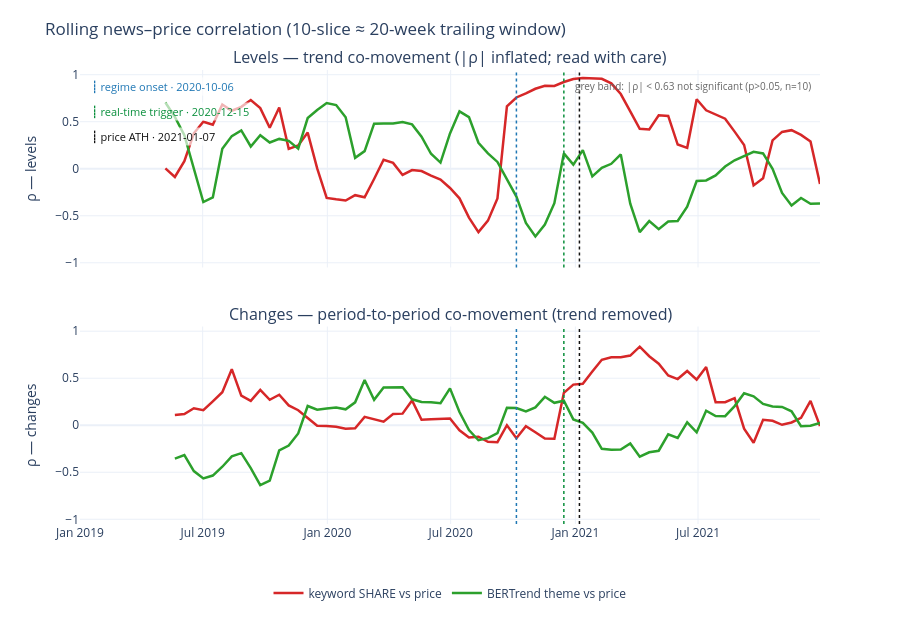

Here is the notebook cell this chart was saved with:
### Markdown cell above
## 7. How does the news–price correlation evolve over time?

The lead–lag plots show *levels*; here we ask how the **relationship** itself moves through time. We compute a **rolling (trailing-window) Pearson correlation** of each news signal against ICLN price, on two views:

- **Levels** — do the news signal and the price *trend together*?
- **Changes** (period-over-period diffs) — do they *co-move* bi-weekly?

Two signals are tracked: the §2–4 keyword **SHARE** index and the §6 unsupervised **BERTrend theme** popularity. Vertical markers show the regime onset, the real-time trigger, and the 2021-01-07 price peak, so you can read how the correlation behaves *around* those dates.

> **Read with care.** Over a short window two *trending* series correlate near ±1 almost mechanically — the magnitude is inflated and only the sign (their local co-trend direction) really moves. To keep it honest we use a longer (~5-month) window, **shade the band where |ρ| is not statistically significant** (p>0.05 for the window length), and show the **change-based** panel, where differencing removes the trend and the inflation collapses. Trust sustained, significant moves (e.g. the lock-in into the peak and the post-peak breakdown), not the noisy early whipsaw.

### Code cell
# --- Rolling correlation of each news signal vs ICLN price, through time ---
# Levels of two trending series inflate |rho| toward 1 over short windows, and the sign just
# tracks their local slope. So we (i) use a longer, more stable window, (ii) shade the band
# where |rho| is NOT significant (p>0.05), and (iii) add a change-based panel (differencing
# removes the trend artifact) as the honest cross-check.
from scipy import stats

CORR_WIN = 10                       # bi-weekly slices (~5 months) — longer = more stable
_t = stats.t.ppf(0.975, CORR_WIN - 2)
RCRIT = float(_t / np.sqrt(_t**2 + (CORR_WIN - 2)))   # 5% two-sided critical |rho| for n=CORR_WIN

cf = pd.DataFrame(index=m.index)
cf["price"] = m["PX_LAST"]
cf["share"] = m["share_smooth"]                                      # §2-4 keyword SHARE
cf["theme"] = (clean_ts["new_docs"].reindex(m.index).fillna(0.0)     # §6 BERTrend popularity
               .rolling(3, min_periods=1).mean())
cf = cf.loc[DATE_START:DATE_END]

lev = pd.DataFrame({"share": cf["share"].rolling(CORR_WIN).corr(cf["price"]),
                    "theme": cf["theme"].rolling(CORR_WIN).corr(cf["price"])})
chg = cf.diff()
mov = pd.DataFrame({"share": chg["share"].rolling(CORR_WIN).corr(chg["price"]),
                    "theme": chg["theme"].rolling(CORR_WIN).corr(chg["price"])})
pd.concat({"level": lev, "change": mov}, axis=1).to_parquet(OUTPUT_DIR / "clean_energy_rolling_corr.parquet")

RED, GREEN = "#d62728", "#2ca02c"
fig = make_subplots(rows=2, cols=1, shared_xaxes=True, vertical_spacing=0.13,
                    subplot_titles=("Levels — trend co-movement (|ρ| inflated; read with care)",
                                    "Changes — period-to-period co-movement (trend removed)"))
for r, src in [(1, lev), (2, mov)]:
    fig.add_hrect(y0=-RCRIT, y1=RCRIT, line_width=0, fillcolor="#9aa0a6", opacity=0.16, row=r, col=1)
    fig.add_hline(y=0, line=dict(color="#cccccc", width=1), row=r, col=1)
    fig.add_scatter(x=src.index, y=src["share"], name="keyword SHARE vs price",
                    line=dict(color=RED, width=2.5), row=r, col=1,
                    legendgroup="s", showlegend=(r == 1))
    fig.add_scatter(x=src.index, y=src["theme"], name="BERTrend theme vs price",
                    line=dict(color=GREEN, width=2.5), row=r, col=1,
                    legendgroup="t", showlegend=(r == 1))

# Event markers: dotted vlines on both panels + a compact, color-coded legend in the top-left
# corner (avoids the label pile-up when the trigger and the peak nearly coincide).
events = sorted([e for e in [(onset, "#1f77b4", "regime onset"),
                             (detection, "#0a8f3c", "real-time trigger"),
                             (PRICE_PEAK, "#111111", "price ATH")] if e[0] is not None],
                key=lambda e: e[0])
for dte, col, _txt in events:
    fig.add_vline(x=dte, line=dict(color=col, dash="dot", width=1.5), row="all", col=1)
for i, (dte, col, txt) in enumerate(events):
    fig.add_annotation(xref="paper", yref="paper", x=0.012, y=0.985 - 0.055 * i,
                       xanchor="left", yanchor="top", showarrow=False,
                       text=f"<b>┊</b> {txt} · {dte.date()}", font=dict(color=col, size=11),
                       bgcolor="rgba(255,255,255,0.65)")
fig.add_annotation(xref="paper", yref="paper", x=0.99, y=0.985, xanchor="right", yanchor="top",
                   showarrow=False, text=f"grey band: |ρ| < {RCRIT:.2f} not significant (p>0.05, n={CORR_WIN})",
                   font=dict(color="#666", size=10))

fig.update_yaxes(range=[-1.05, 1.05], title_text="ρ — levels", row=1, col=1)
fig.update_yaxes(range=[-1.05, 1.05], title_text="ρ — changes", row=2, col=1)
fig.update_layout(title=f"Rolling news–price correlation ({CORR_WIN}-slice ≈ {CORR_WIN * GRANULARITY_DAYS // 7}-week trailing window)",
                  template="plotly_white", height=620, margin=dict(t=70, b=70),
                  legend=dict(orientation="h", yanchor="top", y=-0.12, x=0.5, xanchor="center"))
fig.write_html(OUTPUT_DIR / "clean_energy_rolling_corr.html")
fig.show()

# Numeric read of the LEVEL correlation around the key dates
def _at(s, dte):
    return float(s.reindex([dte], method="nearest").iloc[0])
post = PRICE_PEAK + pd.Timedelta(days=90)
if onset is not None:
    print(f"LEVEL corr(SHARE, price):  onset {_at(lev['share'], onset):+.2f}  ->  peak {_at(lev['share'], PRICE_PEAK):+.2f}  ->  +3m {_at(lev['share'], post):+.2f}")
    print(f"LEVEL corr(THEME, price):  onset {_at(lev['theme'], onset):+.2f}  ->  peak {_at(lev['theme'], PRICE_PEAK):+.2f}  ->  +3m {_at(lev['theme'], post):+.2f}")
    print(f"(|ρ| below {RCRIT:.2f} is not significant at n={CORR_WIN}; ignore the shaded band.)")
    print("\nThe SHARE–price correlation tightens into the peak (both rising), then breaks down")
    print("afterwards as price falls while news stays elevated. The count-based BERTrend theme")
    print("correlation is noisier and only co-trends briefly around the peak.")
